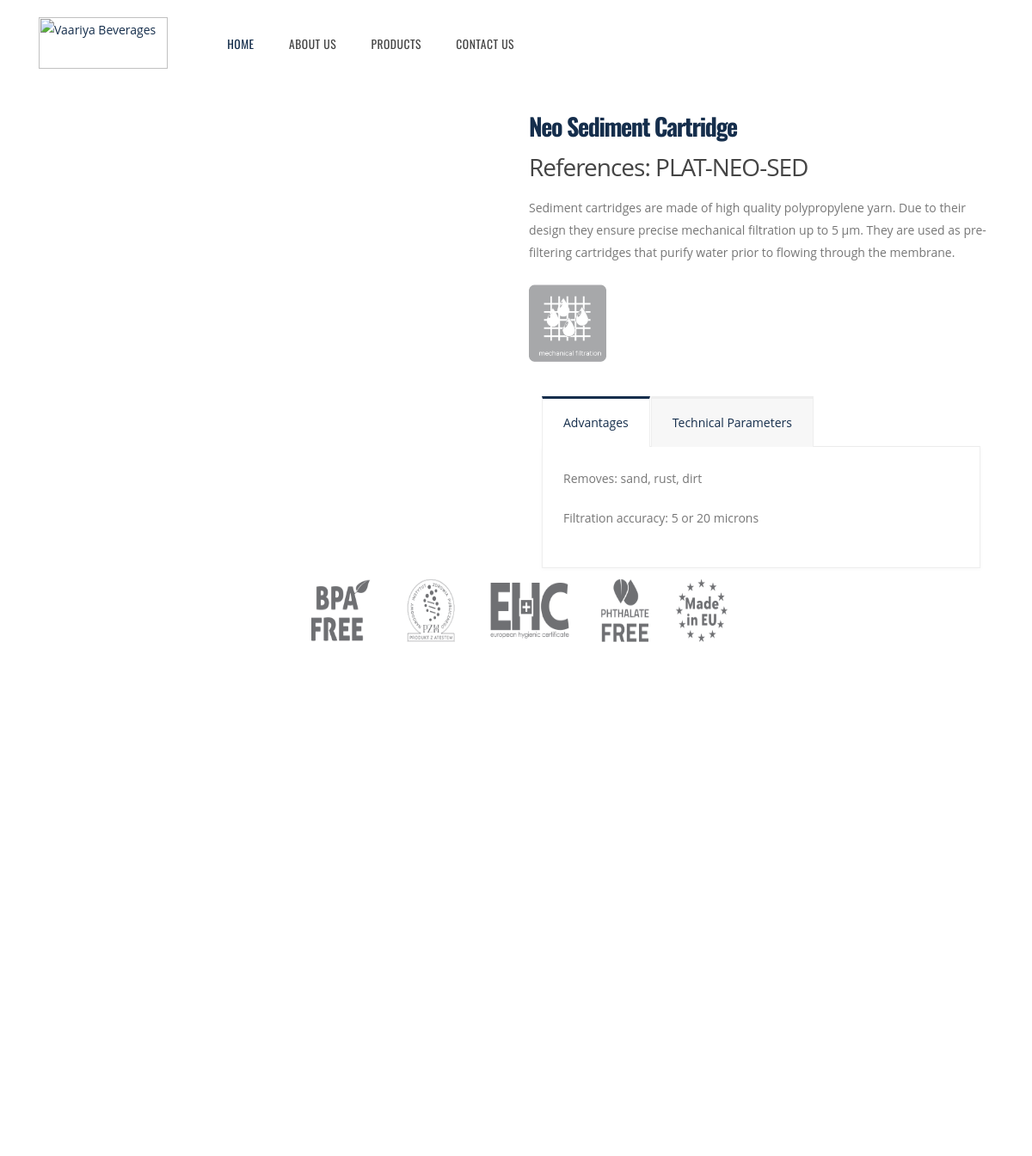
Screenshot of /productdetails21/ with the database file from the repository.
### shop/models.py (models this page shows)
class Products(models.Model):
    objects = models.Manager()
    product_id = models.AutoField
    product_name = models.CharField(max_length=50)
    category = models.CharField(max_length=50, default="")
    subcategory = models.CharField(max_length=50, default="")
    Price = models.IntegerField(default=0)
    desc = models.CharField(max_length=1000)
    pub_date = models.DateField()
    image = models.FileField(blank=True)
    def __str__(self):
        return self.product_name

### shop/views.py (the view)
# urls.py: path("productdetails21/", views.productdetails21, name="ProductDetails21"),
def productdetails21(request):
    products = Products.objects.all()
    print(products)
    params = {'products': products}
    return render(request, 'shop/productdetails21.html', params)

### shop/templates/shop/productdetails21.html (shortened to what this page needs)
{% load static %}
<html>
	<head>
		<link rel="stylesheet" href="{% static 'shop/vendor/bootstrap/css/bootstrap.min.css' %}">
		<link rel="stylesheet" href="{% static 'shop/vendor/fontawesome-free/css/all.min.css' %}">
		<link rel="stylesheet" href="{% static 'shop/vendor/animate/animate.min.css' %}">
		<link rel="stylesheet" href="{% static 'shop/vendor/simple-line-icons/css/simple-line-icons.min.css' %}">
		<link rel="stylesheet" href="{% static 'shop/vendor/owl.carousel/assets/owl.carousel.min.css' %}">
		<link rel="stylesheet" href="{% static 'shop/vendor/owl.carousel/assets/owl.theme.default.min.css' %}">
		<link rel="stylesheet" href="{% static 'shop/vendor/magnific-popup/magnific-popup.min.css' %}">
		<link rel="stylesheet" href="{% static 'shop/vendor/bootstrap-star-rating/css/star-rating.min.css' %}">
		<link rel="stylesheet" href="{% static 'shop/vendor/bootstrap-star-rating/themes/krajee-fas/theme.min.css' %}">
		<link rel="stylesheet" href="{% static 'shop/css/theme.css' %}">
		<link rel="stylesheet" href="{% static 'shop/css/theme-elements.css' %}">
		<link rel="stylesheet" href="{% static 'shop/css/theme-blog.css' %}">
		<link rel="stylesheet" href="{% static 'shop/css/theme-shop.css' %}">
		<link rel="stylesheet" href="{% static 'shop/vendor/rs-plugin/css/settings.css' %}">
		<link rel="stylesheet" href="{% static 'shop/vendor/rs-plugin/css/layers.css' %}">
		<link rel="stylesheet" href="{% static 'shop/vendor/rs-plugin/css/navigation.css' %}">
		<link rel="stylesheet" href="{% static 'shop/css/demos/demo-product-landing.css' %}">
		<link rel="stylesheet" href="{% static 'shop/css/demos/demo-insurance.css' %}">
		<link rel="stylesheet" href="{% static 'shop/css/skins/skin-product-landing.css' %}">
        <link rel="stylesheet" href="{% static 'shop/css/skins/skin-insurance.css' %}">
		<link rel="stylesheet" href="{% static 'shop/css/custom.css' %}">
	</head>
	<body data-target="#header" data-spy="scroll" data-offset="100">
		<div class="body">
			<header id="header" class="header-effect-shrink" data-plugin-options="{'stickyEnabled': true, 'stickyEffect': 'shrink', 'stickyEnableOnBoxed': true, 'stickyEnableOnMobile': true, 'stickyChangeLogo': true, 'stickyStartAt': 30, 'stickyHeaderContainerHeight': 70}">
				<div class="header-body">
					<div class="header-container container">
						<div class="header-row">
							<div class="header-column">
								<div class="header-row">
									<div class="header-logo">
										<a href="{% url 'HomePage' %}">
											<img alt="Vaariya Beverages" width="150" height="60" src="{% static 'shop/img/logo.png' %}">
										</a>
									</div>
								</div>
							</div>
							<div class="header-column w-100 pl-lg-5">
								<div class="header-nav w-100 p-0">
									<div class="header-nav header-nav-links justify-content-start w-100">
										<div class="header-nav-main header-nav-main-arrows header-nav-main-effect-2 header-nav-main-sub-effect-1 w-100">
											<nav class="collapse w-100">
												<ul class="nav nav-pills flex-column flex-lg-row w-100" id="mainNav">
													<li class="dropdown">
														<a class="dropdown-item active" href="{% url 'HomePage' %}">Home</a>
													</li>
													<li class="dropdown">
														<a class="dropdown-item" href="{% url 'AboutUs' %}">About Us</a>
													</li>
													<li class="dropdown">
														<a class="dropdown-item" href="{% url 'ProductView' %}">Products</a>
													</li>
													<li class="dropdown">
														<a class="dropdown-item" href="{% url 'ContactUs' %}">Contact us</a>
													</li>
												</ul>
											</nav>
										</div>
									</div>
								</div>
							</div>
						</div>
					</div>
				</div>
			</header>
			<div role="main" class="main shop py-4">
			<div class="container">
					<div class="row">
						<div class="col-lg-6">
						</div>
						<div class="col-lg-6">
							<div class="summary entry-summary">
								<h1 class="mb-0 font-weight-bold text-7">{{products.21.category}}</h1>
                                  <p class="price">
									<span class="amount">References: {{products.21.subcategory}}</span>
								</p>
								<p class="mb-4">{{products.21.desc}}</p>
								<div class="product-meta">
									<img src="{% static 'shop/img/mechanical_filtration.png' %}" alt="Girl in a jacket" style="width:90px;height:90px;">
								</div>
                                <div class="col">
							<div class="tabs tabs-product mb-2">
								<ul class="nav nav-tabs">
									<li class="nav-item active"><a class="nav-link py-3 px-4" href="#productDescription" data-toggle="tab">Advantages</a></li>
                                    <li class="nav-item"><a class="nav-link py-3 px-4" href="#productInfo" data-toggle="tab">Technical Parameters</a></li>
                                </ul>
								<div class="tab-content p-0">
									<div class="tab-pane p-4 active" id="productDescription">
                                        <p>Removes: sand, rust, dirt</p>
                                        <p>Filtration accuracy: 5 or 20 microns </p>
										</div>
								</div>
							</div>
						</div>
					</div>
								</div>
                         </div>
					</div>
				<div style="text-align: center">
					<img src="{% static 'shop/img/certyfikaty.png' %}" alt="" align="center" style="width: 500px;height: 80px">
				</div>
				<div class="row">
						<div class="col">
							<div class="cd-product-viewer-wrapper" data-frame="16" data-friction="0.33">
							   	<div>
							   	</div>
							</div>
						</div>
					</div>
			</div>
			</div>
			<footer id="footer" class="footer-reveal custom-bg-color-1 footer-reveal border-top-0 m-0">
				<div class="container">
					<div class="row pt-5 pb-4">
						<div class="col-lg-5">
							<h2 class="custom-primary-font text-color-light custom-fontsize-6 mb-3">ABOUT US</h2>
							<p class="pr-5"></p>
						</div>
						<div class="col-md-4 col-lg-2">
							<h2 class="custom-primary-font text-color-light custom-fontsize-6 mb-3">QUICK LINKS</h2>
							<ul class="list list-unstyled">
								<li>
									<a href="{% url 'HomePage' %}">
									</a>
								</li>
								<li>
									<a href="{% url 'AboutUs' %}">
									</a>
								</li>
								<li>
									<a href="{% url 'AboutUs' %}">
									</a>
								</li>
								<li>
									<a href="{% url 'ContactUs' %}">
									</a>
								</li>
							</ul>
						</div>
						<div class="col-md-4 col-lg-3">
							<h2 class="custom-primary-font text-color-light custom-fontsize-6 mb-3">CONTACT US</h2>
							<p>Sakar-9, B-706, Old Reserve Bank of India<br> Ashram Road, Navranpura, Ahmedabad, Gujarat - 380009</p>
							<span class="d-block text-color-light custom-fontsize-5 mb-2">Call: <a href="tel:+91-8320508425" class="text-decoration-none text-color-light custom-fontsize-5">+91-8320508425</a></span>
							<span class="d-block text-color-light custom-fontsize-5">Email: <a href="info@vaariya.com" class="text-decoration-none text-color-light custom-fontsize-5">info@vaariya.com</a></span>
							<ul class="header-social-icons social-icons d-none d-sm-block ml-1 mt-4">
								<li class="social-icons-facebook"><a href="http://www.facebook.com/" target="_blank" title="Facebook"></a></li>
								<li class="social-icons-twitter"><a href="http://www.twitter.com/" target="_blank" title="Twitter"></a></li>
								<li class="social-icons-linkedin"><a href="http://www.linkedin.com/" target="_blank" title="Linkedin"></a></li>
							</ul>
						</div>
					</div>
				</div>
				<div class="footer-copyright custom-bg-color-1 border-top-0 mt-0">
					<div class="container">
						<div class="row">
							<div class="col mt-4 mb-4">
								<p class="text-center text-2 mb-0">© Copyright 2020. All Rights Reserved.</p>
							</div>
						</div>
					</div>
				</div>
			</footer>
	</body>
</html>

### shop/static/shop/css/theme-shop.css (style rules this page uses)
.shop .summary .price { color: #444; font-size: 2em; letter-spacing: -1px; line-height: 30px; margin-top: 10px; clear: both; }
.shop .product-meta { clear: both; }
.shop .tabs-product { margin-top: 40px; }

### shop/static/shop/css/demos/demo-product-landing.css (style rules this page uses)
h1, h2, h3, h4, h5, h6 { font-family: "Oswald", sans-serif; }
#header .header-nav-main nav > ul > li > a { font-family: "Oswald", sans-serif; font-weight: 400; font-size: 13.6px; font-size: 0.85rem; letter-spacing: 0.5px; }
@media (min-width: 992px) { #header .header-nav-main nav > ul > li > a { padding: 0 1.2rem !important; } }

### shop/static/shop/css/demos/demo-insurance.css (style rules this page uses)
.body { background: #FFF; }
#header .header-body { border-top: 0; }
.custom-primary-font { font-family: "Roboto Slab", serif !important; }
.custom-bg-color-1 { background-color: #4a5559 !important; }
.custom-fontsize-5 { font-size: 16px !important; font-size: 1rem !important; }
.custom-fontsize-6 { font-size: 19.2px !important; font-size: 1.2rem !important; letter-spacing: 0; }
#footer p:not(.no-custom-color), #footer a:not(.no-custom-color), #footer span:not(.no-custom-color) { color: #a8b0b3; transition: ease color 300ms; font-size: 13px; }
#footer .list li { margin-bottom: 5px; }

### rows the page displays
Products: category "Neo Sediment Cartridge", subcategory "PLAT-NEO-SED", desc "Sediment cartridges are made of high quality polypropylene yarn. Due to their design they ensure precise mechanical filtration up to 5 μm. They are used as pre-filtering cartridges that purify water prior to flowing through the membrane."
